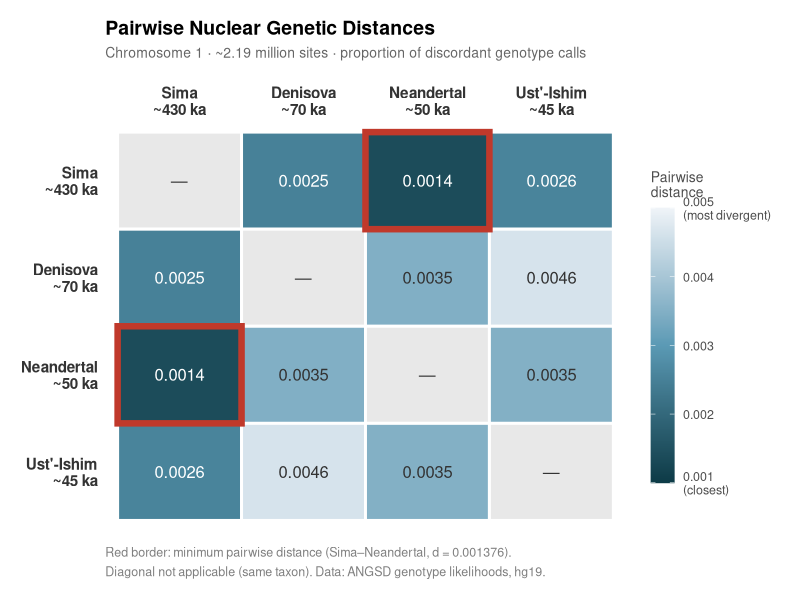
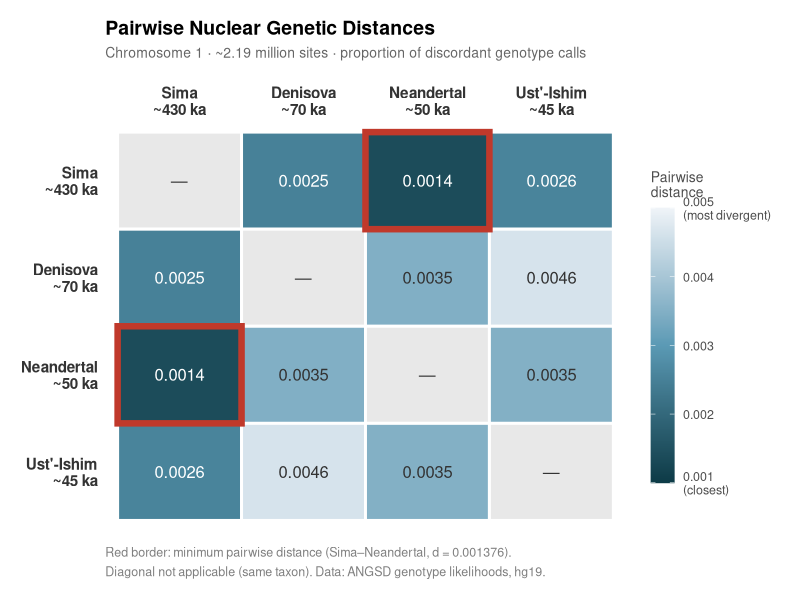

Here is the R script that generated these plots, in order:
# EN VERIFICACIÓN (2026-10-21): los valores de esta figura están tecleados a mano y no hay en el
# repositorio salidas de ANGSD que los respalden. No usar hasta recuperarlas y verificarlas.
# Ver CORRECTION.md, sección "ADN nuclear".
# Figure 2: Pairwise Nuclear Genetic Distance Heatmap
# Sima de los Huesos — Journal of Human Evolution
# Data: chromosome 1, ~2.19M subsampled sites, ANGSD genotype likelihoods
# R packages required: ggplot2, reshape2

# install.packages(c("ggplot2", "reshape2"))
library(ggplot2)
library(reshape2)

# ────────────────────────────────────────────────────────────────────────────
# DISTANCE MATRIX (proportion of discordant genotype calls)
# ────────────────────────────────────────────────────────────────────────────

taxa <- c("Sima\n~430 ka", "Denisova\n~70 ka", "Neandertal\n~50 ka", "Ust'-Ishim\n~45 ka")

mat <- matrix(
  c(NA,       0.002506, 0.001376, 0.002557,
    0.002506, NA,       0.003481, 0.004643,
    0.001376, 0.003481, NA,       0.003496,
    0.002557, 0.004643, 0.003496, NA),
  nrow = 4, byrow = TRUE,
  dimnames = list(taxa, taxa)
)

# ────────────────────────────────────────────────────────────────────────────
# MELT TO LONG FORMAT
# ────────────────────────────────────────────────────────────────────────────

df <- melt(mat, varnames = c("Taxon1", "Taxon2"), value.name = "Distance")
df$Taxon1 <- factor(df$Taxon1, levels = taxa)
df$Taxon2 <- factor(df$Taxon2, levels = rev(taxa))

# Label: show value or "—" for diagonal
df$label <- ifelse(is.na(df$Distance), "—", sprintf("%.4f", df$Distance))

# Highlight minimum off-diagonal (Sima–Neandertal = CLOSEST)
df$is_min <- !is.na(df$Distance) & df$Distance == min(df$Distance, na.rm = TRUE)

# ────────────────────────────────────────────────────────────────────────────
# COLOR PALETTE
# Dark teal = CLOSEST (0.001376)
# Light = FARTHEST (0.004643)
# ────────────────────────────────────────────────────────────────────────────

pal_low  <- "#0d3b47"   # very dark teal (closest)
pal_mid  <- "#5b9ab5"   # mid blue
pal_high <- "#f0f4f8"   # near-white (most divergent)

# ────────────────────────────────────────────────────────────────────────────
# PLOT WITH GGPLOT2
# ────────────────────────────────────────────────────────────────────────────

p <- ggplot(df, aes(x = Taxon1, y = Taxon2, fill = Distance)) +
  
  # Main tiles
  geom_tile(color = "white", linewidth = 1.0) +
  
  # Text labels
  geom_text(aes(label = label,
                color = ifelse(is.na(Distance) | Distance > 0.003, "dark", "light")),
            size = 4.2, fontface = "plain", family = "sans") +
  
  # RED BORDER on minimum cell (Sima-Neandertal)
  geom_tile(data = subset(df, is_min),
            aes(x = Taxon1, y = Taxon2),
            fill = NA, color = "#c0392b", linewidth = 2.2) +
  
  # Color gradient
  scale_fill_gradient2(
    low      = pal_low,
    mid      = pal_mid,
    high     = pal_high,
    midpoint = 0.003,
    na.value = "#e8e8e8",
    name     = "Pairwise\ndistance",
    limits   = c(0.001, 0.005),
    breaks   = c(0.001, 0.002, 0.003, 0.004, 0.005),
    labels   = c("0.001\n(closest)", "0.002", "0.003", "0.004", "0.005\n(most divergent)")
  ) +
  
  # Text color
  scale_color_manual(values = c("dark" = "grey20", "light" = "white"),
                     guide  = "none") +
  
  # Layout
  scale_x_discrete(position = "top") +
  
  # Labels
  labs(
    title    = "Pairwise Nuclear Genetic Distances",
    subtitle = "Chromosome 1 · ~2.19 million sites · proportion of discordant genotype calls",
    caption  = "Red border: minimum pairwise distance (Sima–Neandertal, d = 0.001376).\nDiagonal not applicable (same taxon). Data: ANGSD genotype likelihoods, hg19."
  ) +
  
  # Theme
  theme_minimal(base_family = "sans", base_size = 12) +
  theme(
    plot.title       = element_text(face = "bold", size = 14, hjust = 0,
                                    margin = margin(b = 5)),
    plot.subtitle    = element_text(size = 10, color = "grey40", hjust = 0,
                                    margin = margin(b = 15)),
    plot.caption     = element_text(size = 9, color = "grey50", hjust = 0,
                                    margin = margin(t = 12), lineheight = 1.3),
    axis.text.x      = element_text(size = 11, face = "bold", color = "grey20",
                                    hjust = 0.5),
    axis.text.y      = element_text(size = 11, face = "bold", color = "grey20",
                                    hjust = 1),
    axis.title       = element_blank(),
    panel.grid       = element_blank(),
    legend.title     = element_text(size = 10, color = "grey30", face = "plain"),
    legend.text      = element_text(size = 9, color = "grey30"),
    legend.key.height = unit(1.4, "cm"),
    plot.margin      = margin(15, 15, 15, 15),
    plot.background  = element_rect(fill = "white", color = NA),
    panel.background = element_rect(fill = "white", color = NA)
  )

# ────────────────────────────────────────────────────────────────────────────
# EXPORT: PDF (vector)
# ────────────────────────────────────────────────────────────────────────────

ggsave("figure2_heatmap_FINAL.pdf",
       plot   = p,
       width  = 7.5,
       height = 6.0,
       units  = "in",
       device = cairo_pdf,
       dpi    = 300)

# ────────────────────────────────────────────────────────────────────────────
# EXPORT: TIFF 600 dpi (JHE requirement)
# ────────────────────────────────────────────────────────────────────────────

ggsave("figure2_heatmap_FINAL.tiff",
       plot   = p,
       width  = 7.5,
       height = 6.0,
       units  = "in",
       dpi    = 600,
       compression = "lzw")

message("✓ figure2_heatmap_FINAL.pdf saved (vector)")
message("✓ figure2_heatmap_FINAL.tiff saved (600 dpi, ready for JHE submission)")
